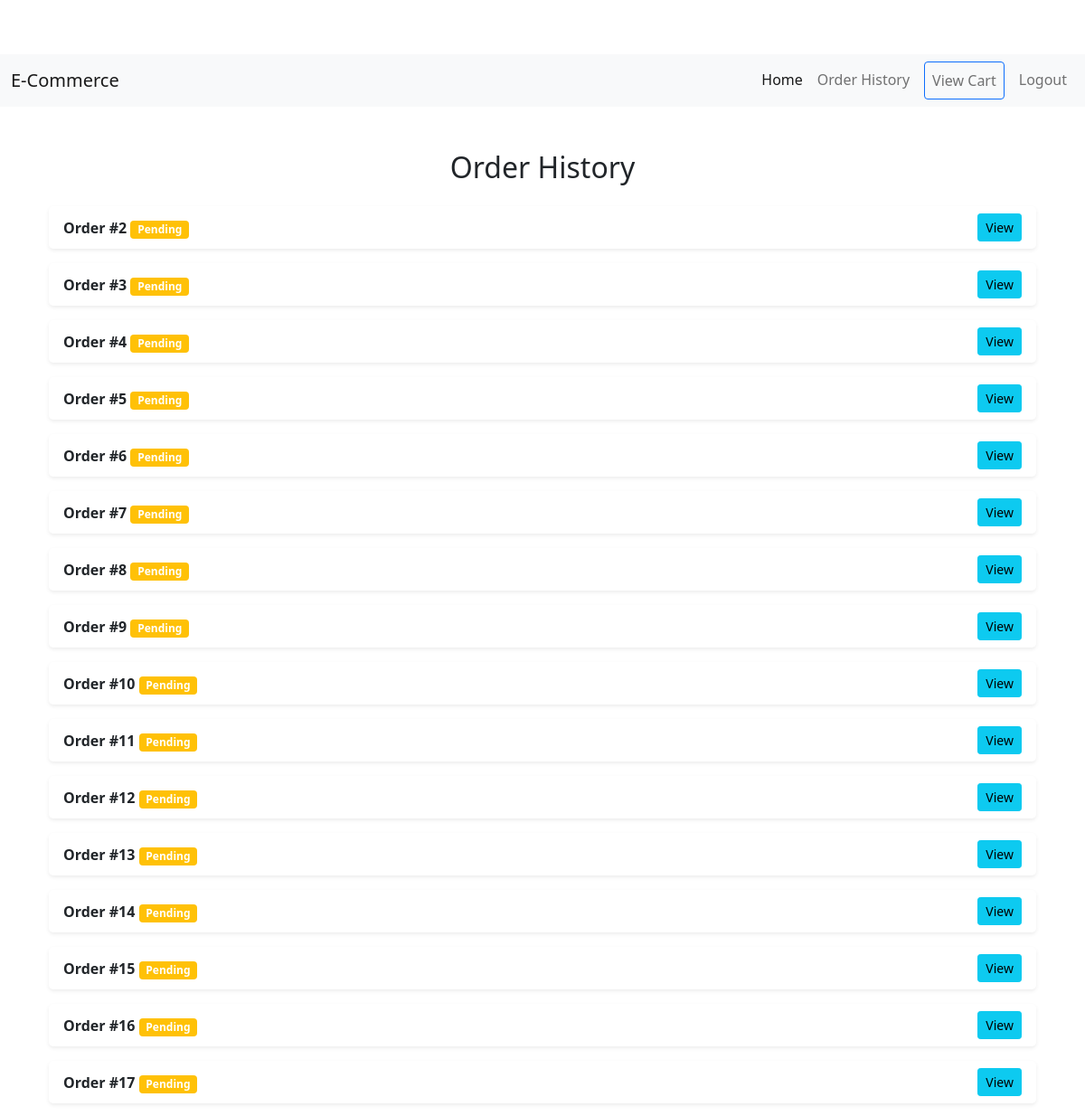
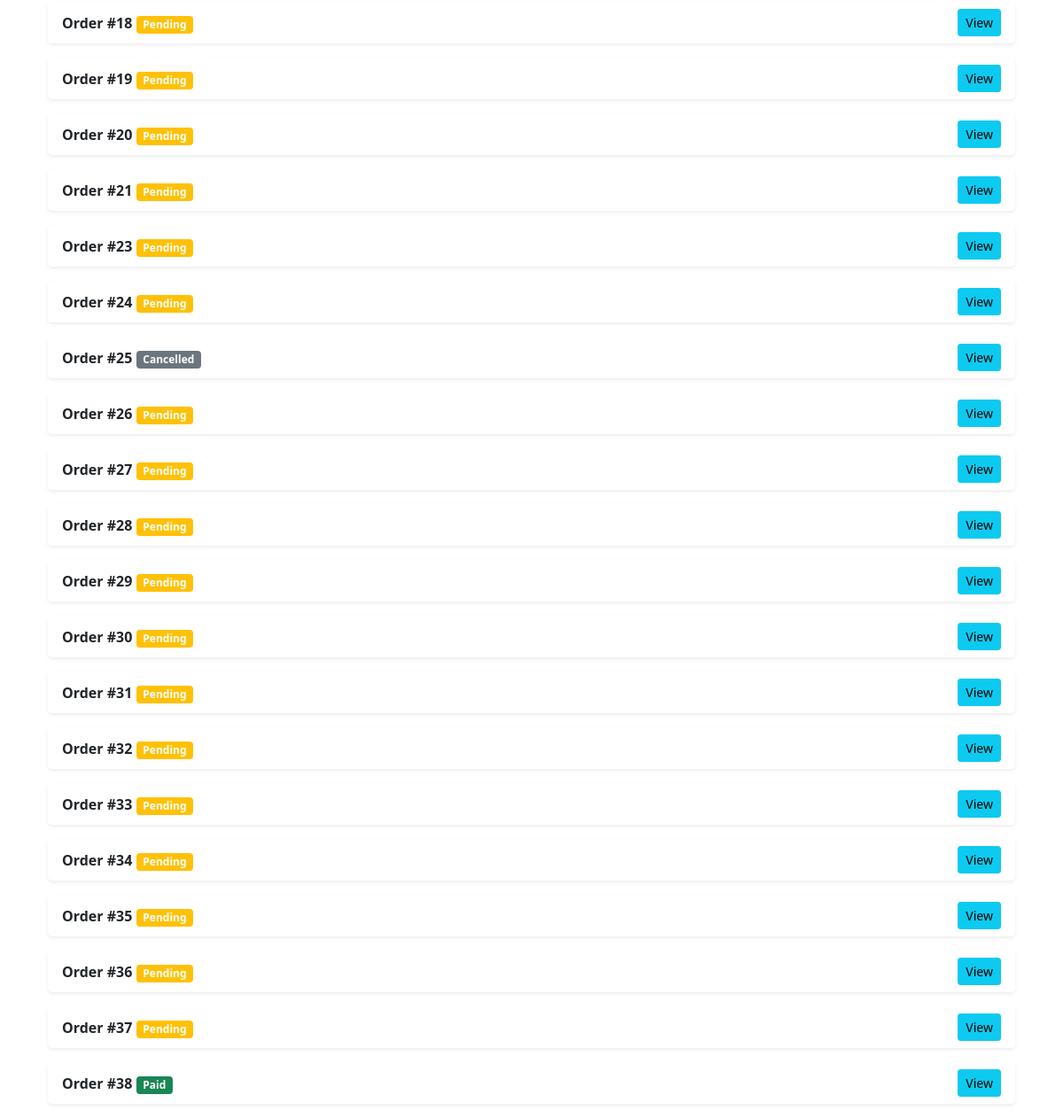
Page /order/history (signed in) on the committed database (2 pictures, top to bottom).
### model.py (models this page shows)
class Order(db.Model):
    __tablename__ = 'orders'
    id: Mapped[int] = mapped_column(Integer, primary_key=True)
    user_id: Mapped[int] = mapped_column(Integer, db.ForeignKey('users.id'))
    order_date: Mapped[datetime] = mapped_column(DateTime, default=datetime.utcnow)
    total_amount: Mapped[float] = mapped_column(Float, nullable=False)
    status: Mapped[str] = mapped_column(String, nullable='False')
    user = relationship('User', back_populates='orders')
    items = relationship('OrderItem', back_populates='order')
    payment = relationship('Payment', uselist=False, back_populates='order')

### main.py (the view)
@app.route('/order/history')
def order_history():
    orders = Order.query.filter_by(user_id=current_user.id).all()
    return render_template('order_history.html', orders=orders)

### main.py (called while the page is built)
@login_manager.user_loader
def load_user(user_id):
    return db.get_or_404(User, user_id)

### templates/order_history.html
{% extends 'base.html' %}
{% block content %}
<div class="container mt-5">
    <h2 class="text-center mb-4">Order History</h2>
    {% if orders %}
    <ul class="list-group">
        {% for order in orders %}
        <li class="list-group-item d-flex justify-content-between align-items-center border-0 rounded-3 shadow-sm mb-3">
            <div>
                <strong>Order #{{ order.id }}</strong>
                <span class="badge {% if order.status == 'paid' %}bg-success{% elif order.status == 'pending' %}bg-warning{% else %}bg-secondary{% endif %}">
                    {{ order.status.capitalize() }}
                </span>
            </div>
            <a href="{{ url_for('order_confirmation', order_id=order.id) }}" class="btn btn-info btn-sm">View</a>
        </li>
        {% endfor %}
    </ul>
    {% else %}
    <p class="text-center">No orders found.</p>
    {% endif %}
</div>
{% endblock %}

### static/css/style.css (style rules this page uses)
body { padding-top: 60px; }
.container { margin-top: 80px; }

### rows in the picture
Order: id "2", status "Pending"
Order: id "3", status "Pending"
Order: id "4", status "Pending"
Order: id "5", status "Pending"
Order: id "6", status "Pending"
Order: id "7", status "Pending"
Order: id "8", status "Pending"
Order: id "9", status "Pending"
Order: id "10", status "Pending"
Order: id "11", status "Pending"
Order: id "12", status "Pending"
Order: id "13", status "Pending"
Order: id "14", status "Pending"
Order: id "15", status "Pending"
Order: id "16", status "Pending"
Order: id "17", status "Pending"
Order: id "18", status "Pending"
Order: id "19", status "Pending"
Order: id "20", status "Pending"
Order: id "21", status "Pending"
Order: id "23", status "Pending"
Order: id "24", status "Pending"
Order: id "25", status "Cancelled"
Order: id "26", status "Pending"
Order: id "27", status "Pending"
Order: id "28", status "Pending"
Order: id "29", status "Pending"
Order: id "30", status "Pending"
Order: id "31", status "Pending"
Order: id "32", status "Pending"
Order: id "33", status "Pending"
Order: id "34", status "Pending"
Order: id "35", status "Pending"
Order: id "36", status "Pending"
Order: id "37", status "Pending"
Order: id "38", status "Paid"
